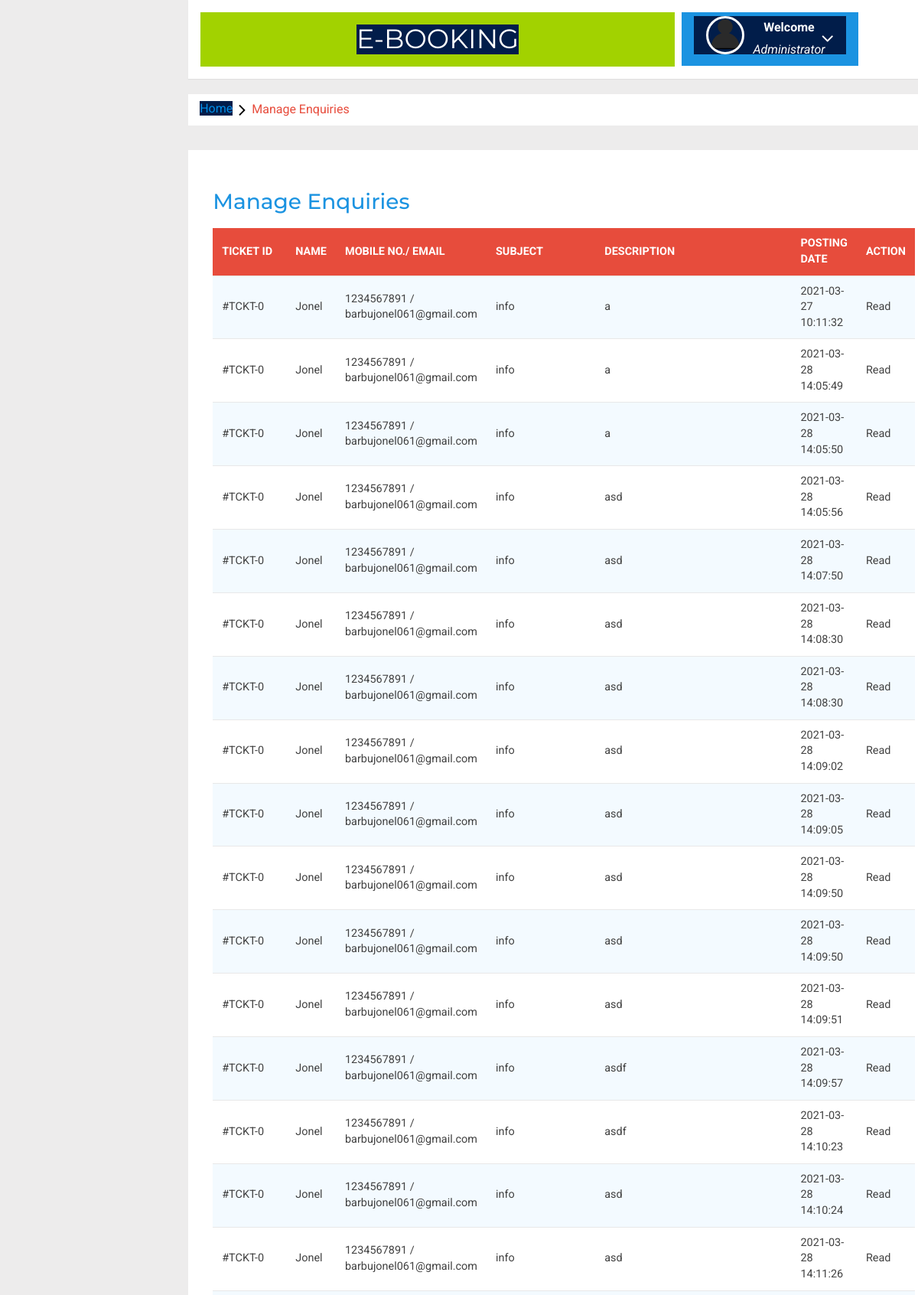
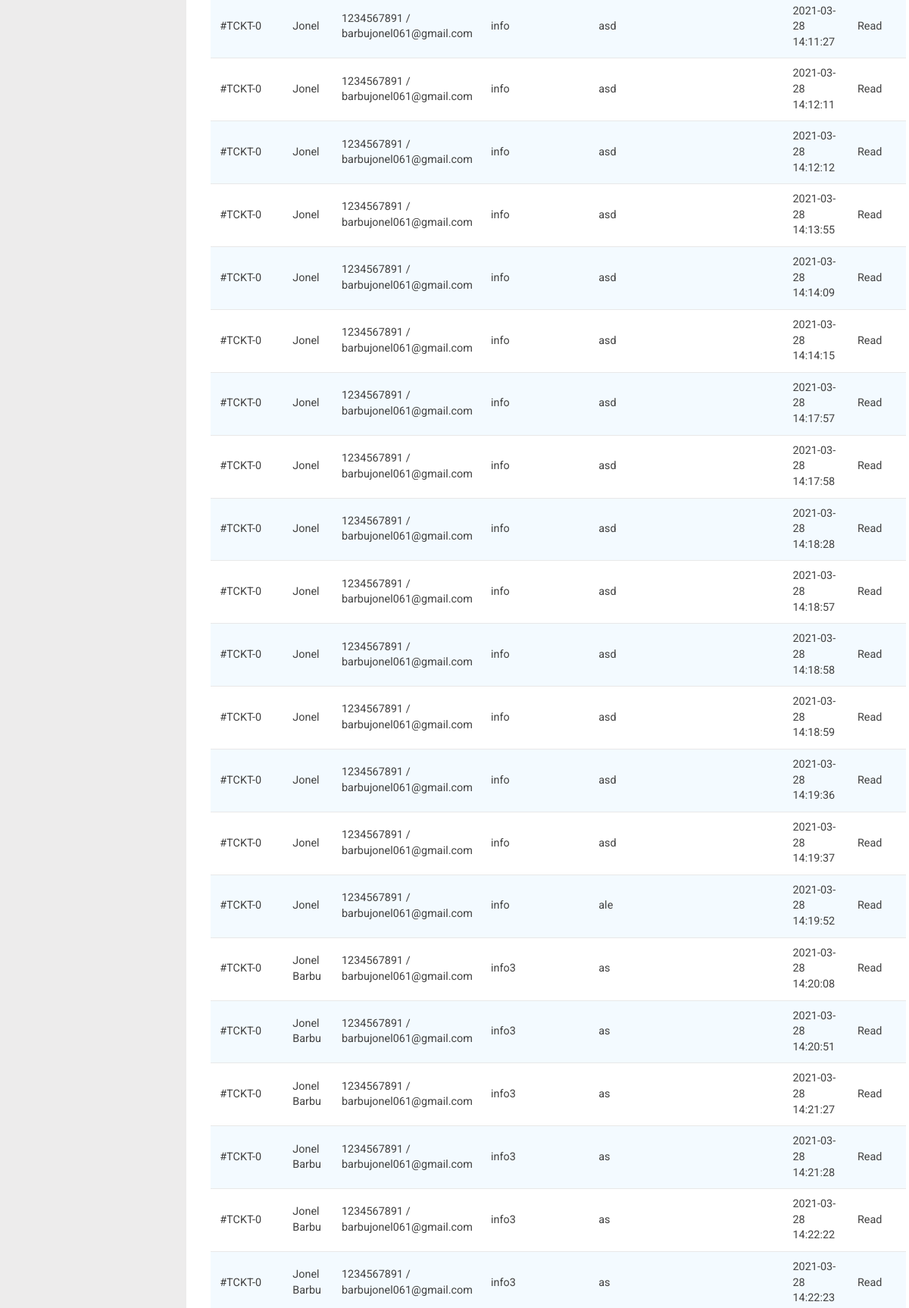
/Admin/manage-enquires.php (signed in, upper part), run on the app's committed database (2 pictures, top to bottom).
### tables this page shows
CREATE TABLE `tblenquiry` (
  `id` int(11) NOT NULL,
  `FullName` varchar(100) NOT NULL,
  `EmailId` varchar(100) NOT NULL,
  `MobileNumber` char(10) NOT NULL,
  `Subject` varchar(100) NOT NULL,
  `Description` mediumtext NOT NULL,
  `PostingDate` timestamp NOT NULL DEFAULT current_timestamp(),
  `Status` int(1) DEFAULT NULL
);

### Admin/manage-enquires.php (the view, shortened to what this page needs)
<?php
include('../includes/config.php');
if(strlen($_SESSION['alogin'])==0)
	{
header('location:../Admin/index.php');
}
else{
	?>
<!DOCTYPE HTML>
<html>
<head>
<link href="css/bootstrap.min.css" rel='stylesheet' type='text/css' />
<link href="css/style.css" rel='stylesheet' type='text/css' />
<link rel="stylesheet" href="css/morris.css" type="text/css"/>
<link href="css/font-awesome.css" rel="stylesheet">
<link rel="stylesheet" type="text/css" href="css/table-style.css" />
<link rel="stylesheet" type="text/css" href="css/basictable.css" />
<link rel="stylesheet" href="../css/icon-font.min.css" type='text/css' />
</head>
<body>
   <div class="page-container">
<div class="left-content">
	   <div class="mother-grid-inner">
				<?php include('includes/header.php');?>
				</div>
<ol class="breadcrumb">
                <li class="breadcrumb-item"><a href="dashboard.php">Home</a><i class="fa fa-angle-right"></i>Manage Enquiries</li>
            </ol>
<div class="agile-grids">
				<div class="agile-tables">
					<div class="w3l-table-info">
					  <h2>Manage Enquiries</h2>
					    <table id="table">
						<thead>
						  <tr>
						  <th>Ticket id</th>
							<th>Name</th>
							<th>Mobile No./ Email</th>
							<th>Subject </th>
							<th>Description </th>
							<th>Posting date </th>
							<th>Action </th>
						  </tr>
						</thead>
						<tbody>
<?php $sql = "SELECT * from  `tblenquiry`";
$query = $dbh -> prepare($sql);
$query->execute();
$results=$query->fetchAll(PDO::FETCH_OBJ);
if($query->rowCount() > 0)
{
foreach($results as $result)
{				?>
						  <tr>
							<td width="120">#TCKT-<?php echo htmlentities($result->id);?></td>
							<td width="50"><?php echo htmlentities($result->FullName);?></td>
								<td width="50"><?php echo htmlentities($result->MobileNumber);?> /<br />
								<?php echo $result->EmailId;?></td>
							<td width="200"><?php echo htmlentities($result->Subject);?></a></td>
							<td width="400"><?php echo htmlentities($result->Description);?></td>
								<td width="50"><?php echo htmlentities($result->PostingDate);?></td>
								<?php if($result->Status==1)
{
	?><td>Read</td>
<?php } else {?>
<td><a href="manage-enquires.php?eid=<?php echo htmlentities($result->id);?>" onclick="return confirm('Do you really want to read')" >Pending</a>
</td>
<?php } ?>
</tr>
						 <?php } }?>
						</tbody>
					  </table>
					</div>
			</div>
</div>
</div>
							</div>
</body>
</html>
<?php } ?>

### includes/header.php (shortened to what this page needs)
<html>
<div class="header-main">
					<div class="logo-w3-agile">
								<h1><a href="dashboard.php">E-booking</a></h1>
							</div>
						<div class="profile_details w3l">
								<ul>
									<li class="dropdown profile_details_drop">
										<a href="#" class="dropdown-toggle" data-toggle="dropdown" aria-expanded="false">
											<div class="profile_img">
												<span class="prfil-img"><img src="images/User-icon.png" alt=""> </span>
												<div class="user-name">
													<p>Welcome</p>
													<span>Administrator</span>
												</div>
												<i class="fa fa-angle-down"></i>
												<div class="clearfix"></div>
											</div>
										</a>
									</li>
								</ul>
							</div>
				</div>
                </html>

### Admin/css/table-style.css (style rules this page uses)
table { background: white; border-collapse: collapse; margin: 1.25em 0 0; width: 100%; }
table tr, table th, table td { border: none; border-bottom: 1px solid #e8e8e8; font-size: .95em; }
table th, table td { padding: 10px 12px; text-align: left; }
table th { background: #e74c3c; color: #fff; text-transform: uppercase; }
table tr td { background: #f3faff; color: #424242; }
table tr:nth-of-type(2n+2) td { background: #ffffff; }
table { width: 100%; }

### data on the page
tblenquiry: id "0", FullName "Jonel", MobileNumber "1234567891", EmailId "barbujonel061@gmail.com", Subject "info", Description "a", PostingDate "2021-03-27 10:11:32", Status "Read"
tblenquiry: id "0", FullName "Jonel", MobileNumber "1234567891", EmailId "barbujonel061@gmail.com", Subject "info", Description "a", PostingDate "2021-03-28 14:05:49", Status "Read"
tblenquiry: id "0", FullName "Jonel", MobileNumber "1234567891", EmailId "barbujonel061@gmail.com", Subject "info", Description "a", PostingDate "2021-03-28 14:05:50", Status "Read"
tblenquiry: id "0", FullName "Jonel", MobileNumber "1234567891", EmailId "barbujonel061@gmail.com", Subject "info", Description "asd", PostingDate "2021-03-28 14:05:56", Status "Read"
tblenquiry: id "0", FullName "Jonel", MobileNumber "1234567891", EmailId "barbujonel061@gmail.com", Subject "info", Description "asd", PostingDate "2021-03-28 14:07:50", Status "Read"
tblenquiry: id "0", FullName "Jonel", MobileNumber "1234567891", EmailId "barbujonel061@gmail.com", Subject "info", Description "asd", PostingDate "2021-03-28 14:08:30", Status "Read"
tblenquiry: id "0", FullName "Jonel", MobileNumber "1234567891", EmailId "barbujonel061@gmail.com", Subject "info", Description "asd", PostingDate "2021-03-28 14:08:30", Status "Read"
tblenquiry: id "0", FullName "Jonel", MobileNumber "1234567891", EmailId "barbujonel061@gmail.com", Subject "info", Description "asd", PostingDate "2021-03-28 14:09:02", Status "Read"
tblenquiry: id "0", FullName "Jonel", MobileNumber "1234567891", EmailId "barbujonel061@gmail.com", Subject "info", Description "asd", PostingDate "2021-03-28 14:09:05", Status "Read"
tblenquiry: id "0", FullName "Jonel", MobileNumber "1234567891", EmailId "barbujonel061@gmail.com", Subject "info", Description "asd", PostingDate "2021-03-28 14:09:50", Status "Read"
tblenquiry: id "0", FullName "Jonel", MobileNumber "1234567891", EmailId "barbujonel061@gmail.com", Subject "info", Description "asd", PostingDate "2021-03-28 14:09:50", Status "Read"
tblenquiry: id "0", FullName "Jonel", MobileNumber "1234567891", EmailId "barbujonel061@gmail.com", Subject "info", Description "asd", PostingDate "2021-03-28 14:09:51", Status "Read"
tblenquiry: id "0", FullName "Jonel", MobileNumber "1234567891", EmailId "barbujonel061@gmail.com", Subject "info", Description "asdf", PostingDate "2021-03-28 14:09:57", Status "Read"
tblenquiry: id "0", FullName "Jonel", MobileNumber "1234567891", EmailId "barbujonel061@gmail.com", Subject "info", Description "asdf", PostingDate "2021-03-28 14:10:23", Status "Read"
tblenquiry: id "0", FullName "Jonel", MobileNumber "1234567891", EmailId "barbujonel061@gmail.com", Subject "info", Description "asd", PostingDate "2021-03-28 14:10:24", Status "Read"
tblenquiry: id "0", FullName "Jonel", MobileNumber "1234567891", EmailId "barbujonel061@gmail.com", Subject "info", Description "asd", PostingDate "2021-03-28 14:11:26", Status "Read"
tblenquiry: id "0", FullName "Jonel", MobileNumber "1234567891", EmailId "barbujonel061@gmail.com", Subject "info", Description "asd", PostingDate "2021-03-28 14:11:27", Status "Read"
tblenquiry: id "0", FullName "Jonel", MobileNumber "1234567891", EmailId "barbujonel061@gmail.com", Subject "info", Description "asd", PostingDate "2021-03-28 14:12:11", Status "Read"
tblenquiry: id "0", FullName "Jonel", MobileNumber "1234567891", EmailId "barbujonel061@gmail.com", Subject "info", Description "asd", PostingDate "2021-03-28 14:12:12", Status "Read"
tblenquiry: id "0", FullName "Jonel", MobileNumber "1234567891", EmailId "barbujonel061@gmail.com", Subject "info", Description "asd", PostingDate "2021-03-28 14:13:55", Status "Read"
tblenquiry: id "0", FullName "Jonel", MobileNumber "1234567891", EmailId "barbujonel061@gmail.com", Subject "info", Description "asd", PostingDate "2021-03-28 14:14:09", Status "Read"
tblenquiry: id "0", FullName "Jonel", MobileNumber "1234567891", EmailId "barbujonel061@gmail.com", Subject "info", Description "asd", PostingDate "2021-03-28 14:14:15", Status "Read"
tblenquiry: id "0", FullName "Jonel", MobileNumber "1234567891", EmailId "barbujonel061@gmail.com", Subject "info", Description "asd", PostingDate "2021-03-28 14:17:57", Status "Read"
tblenquiry: id "0", FullName "Jonel", MobileNumber "1234567891", EmailId "barbujonel061@gmail.com", Subject "info", Description "asd", PostingDate "2021-03-28 14:17:58", Status "Read"
tblenquiry: id "0", FullName "Jonel", MobileNumber "1234567891", EmailId "barbujonel061@gmail.com", Subject "info", Description "asd", PostingDate "2021-03-28 14:18:28", Status "Read"
tblenquiry: id "0", FullName "Jonel", MobileNumber "1234567891", EmailId "barbujonel061@gmail.com", Subject "info", Description "asd", PostingDate "2021-03-28 14:18:57", Status "Read"
tblenquiry: id "0", FullName "Jonel", MobileNumber "1234567891", EmailId "barbujonel061@gmail.com", Subject "info", Description "asd", PostingDate "2021-03-28 14:18:58", Status "Read"
tblenquiry: id "0", FullName "Jonel", MobileNumber "1234567891", EmailId "barbujonel061@gmail.com", Subject "info", Description "asd", PostingDate "2021-03-28 14:18:59", Status "Read"
tblenquiry: id "0", FullName "Jonel", MobileNumber "1234567891", EmailId "barbujonel061@gmail.com", Subject "info", Description "asd", PostingDate "2021-03-28 14:19:36", Status "Read"
tblenquiry: id "0", FullName "Jonel", MobileNumber "1234567891", EmailId "barbujonel061@gmail.com", Subject "info", Description "asd", PostingDate "2021-03-28 14:19:37", Status "Read"
tblenquiry: id "0", FullName "Jonel", MobileNumber "1234567891", EmailId "barbujonel061@gmail.com", Subject "info", Description "ale", PostingDate "2021-03-28 14:19:52", Status "Read"
tblenquiry: id "0", FullName "Jonel Barbu", MobileNumber "1234567891", EmailId "barbujonel061@gmail.com", Subject "info3", Description "as", PostingDate "2021-03-28 14:20:08", Status "Read"
tblenquiry: id "0", FullName "Jonel Barbu", MobileNumber "1234567891", EmailId "barbujonel061@gmail.com", Subject "info3", Description "as", PostingDate "2021-03-28 14:20:51", Status "Read"
tblenquiry: id "0", FullName "Jonel Barbu", MobileNumber "1234567891", EmailId "barbujonel061@gmail.com", Subject "info3", Description "as", PostingDate "2021-03-28 14:21:27", Status "Read"
tblenquiry: id "0", FullName "Jonel Barbu", MobileNumber "1234567891", EmailId "barbujonel061@gmail.com", Subject "info3", Description "as", PostingDate "2021-03-28 14:21:28", Status "Read"
tblenquiry: id "0", FullName "Jonel Barbu", MobileNumber "1234567891", EmailId "barbujonel061@gmail.com", Subject "info3", Description "as", PostingDate "2021-03-28 14:22:22", Status "Read"
tblenquiry: id "0", FullName "Jonel Barbu", MobileNumber "1234567891", EmailId "barbujonel061@gmail.com", Subject "info3", Description "as", PostingDate "2021-03-28 14:22:23", Status "Read"
